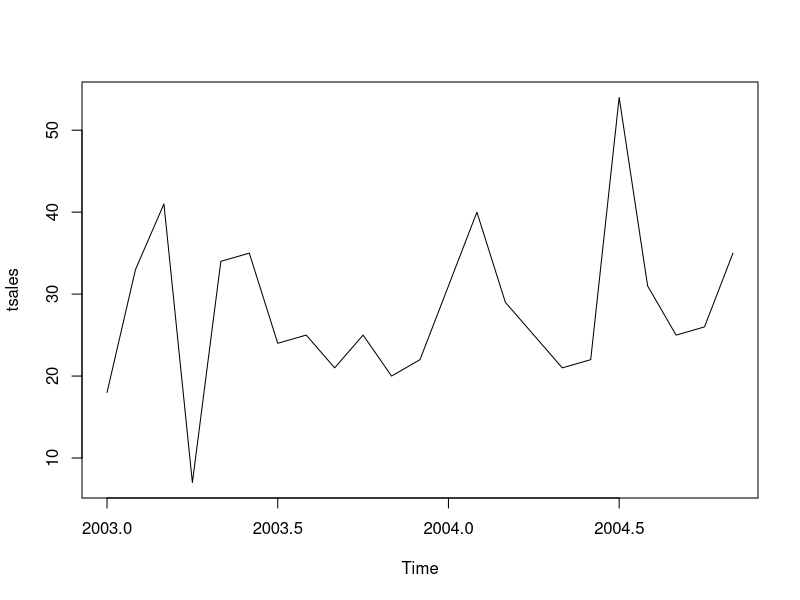
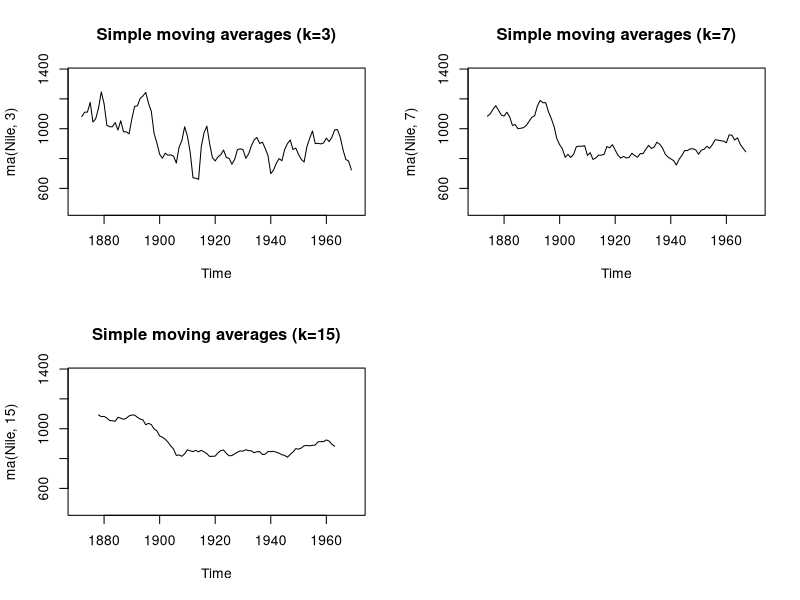
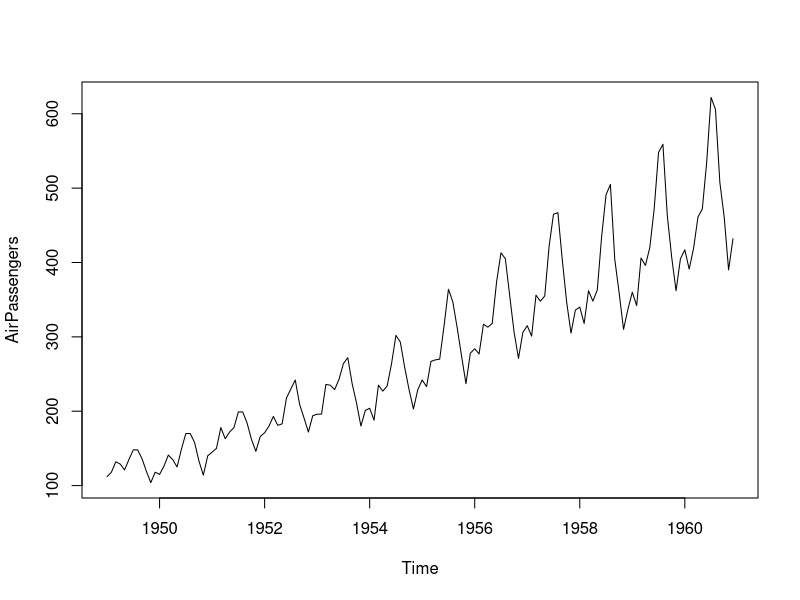
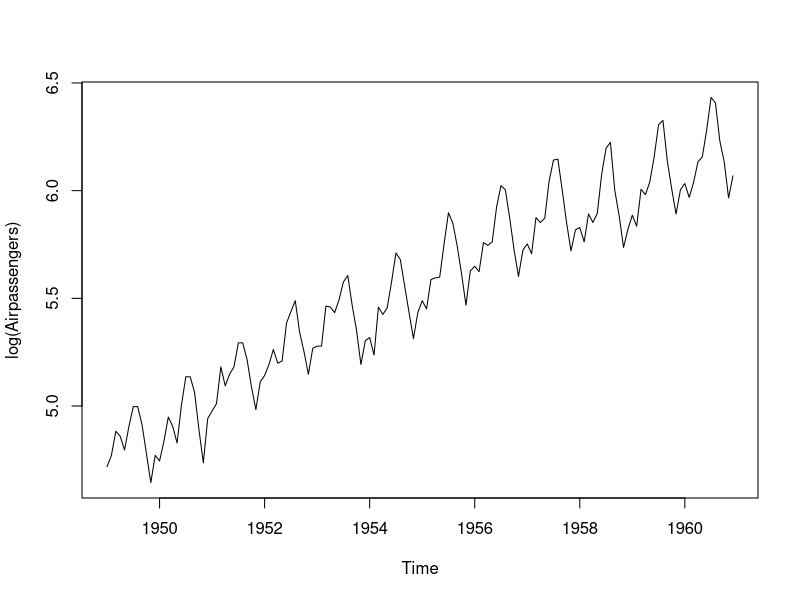
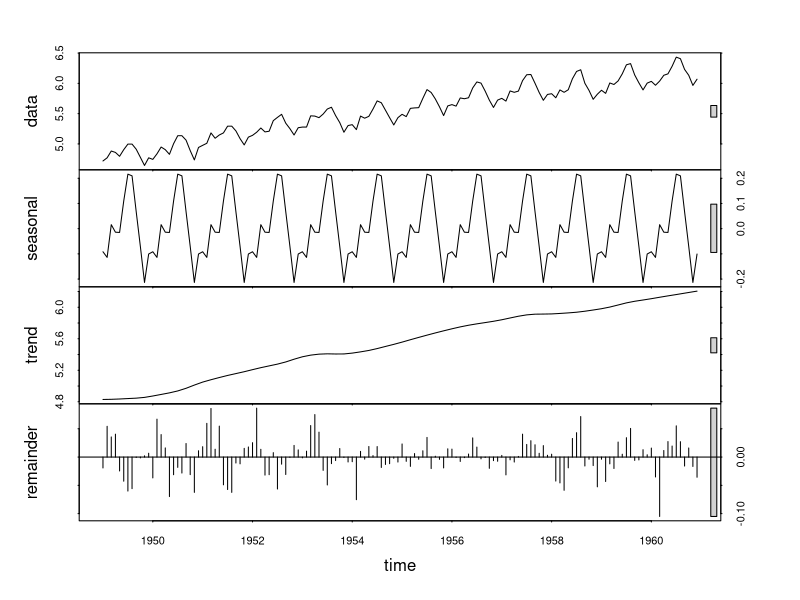
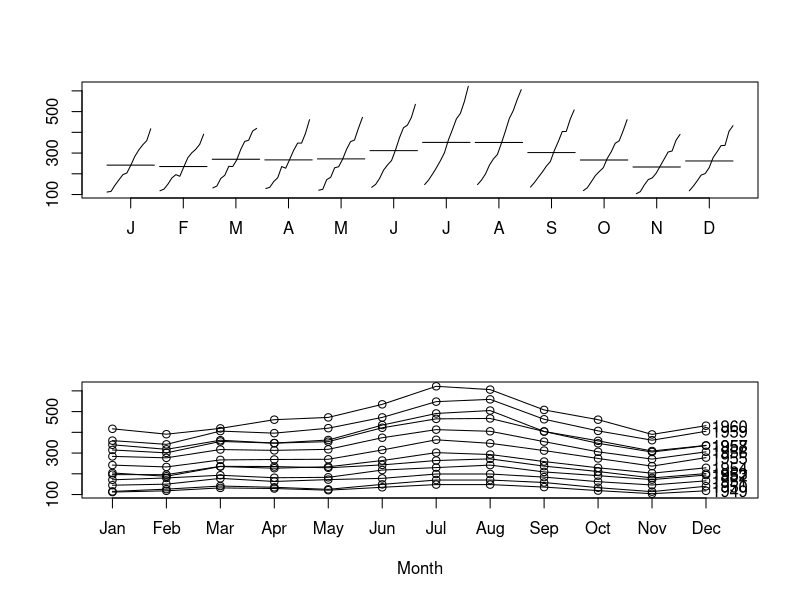

R code for these plots, in order: (Note: this script raises an error after producing the figures.)
#Time series
#install.packages("forecast")
par(ask= TRUE)

#creating a time series object in r
sales <- c(18, 33, 41, 7, 34, 35, 24, 25, 21, 25, 20,
           22, 31, 40, 29, 25, 21, 22, 54, 31, 25, 26, 35)

# ts function is used create time series
tsales <- ts(sales, start = c(2003, 1), frequency = 12)
tsales
plot(tsales)

start(tsales)
end(tsales)
frequency(tsales)

#window is a generic function which extracts the subset of the object x observed between the times start and end.
#If a frequency is specified, the series is then re-sampled at the new frequency.
tsales.subset <- window(tsales, start= c(2003, 5), end= c(2004, 6))
tsales.subset

#simple moving average
library(forecast)
opar<- par(no.readonly = TRUE)
par(mfrow=c(2,2))
ylim <- c(min(Nile), max(Nile))
plot(ma(Nile, 3), main= "Simple moving averages (k=3)", ylim=ylim)
plot(ma(Nile, 7), main= "Simple moving averages (k=7)", ylim=ylim)
plot(ma(Nile, 15), main= "Simple moving averages (k=15)", ylim=ylim)
par(opar)

#Seasonal decomposition using slt()
plot(AirPassengers)

lAirpassengers <- log(AirPassengers)
plot(lAirpassengers, ylab = "log(Airpassengers)")
fit<- stl(lAirpassengers, s.window = "period")
plot(fit)
fit$time.series
exp(fit$time.series)

par(mfrow=c(2,1))
library(forecast)
monthplot(AirPassengers, xlab= "", ylab= "")
seasonplot(AirPassengers, year.labels = "TRUE", main = "")

#exponential smoothing with level, slope and seasonal components
#Holt-Winters is a model of time series behavior. 
#Forecasting always requires a model, and Holt-Winters is a way to model three aspects of the time series: a typical value (average), a slope (trend) over time, and a cyclical repeating pattern (seasonality).
#Seasonality can be confusing.
fit<- HoltWinters(log(AirPassengers))
fit

accuracy(fit)

pred <- forecast(fit, 5)
pred
plot(pred, main = "Forecast for Air Travel",
     ylab = "Log(Airpassengers)", xlab="Time")
pred$mean <- exp(pred$mean)
pred$lower <- exp(pred$lower)
pred$upper <- exp(pred$upper)

p <- cbind(pred$mean, pred$lower, pred$upper)
dimnames(p)[[2]] <- c("mean", "L0 80", "L0 95", "Hi 80", "Hi 95")
p

#Automatic exponential forecasting with ets()
library(forecast)
fit <-ets(JohnsonJohnson)
fit
plot(forecast(fit), main="Johnson and Johnson Forecasts",
     ylab= "Quaterly Earnings(Dollars)", xlab= "Time")

# Transforming the time series and accessing stationarity
library(forecast)
library(tseries)
ployt(Nile)
ndiffs(Nile)
dNile <- diff(Nile)
plot(dNile)
adf.test(dNile)

# Fit the ARIMA model
fit <- arima(Nile, order = c(0, 1, 1))
fit
accuracy(fit)

# Automated ARIMA forecasting
library(forecast)
sunspots
fit <- auto.arima(sunspots)
fit
forecast(fit, 3)
accuracy(fit)
